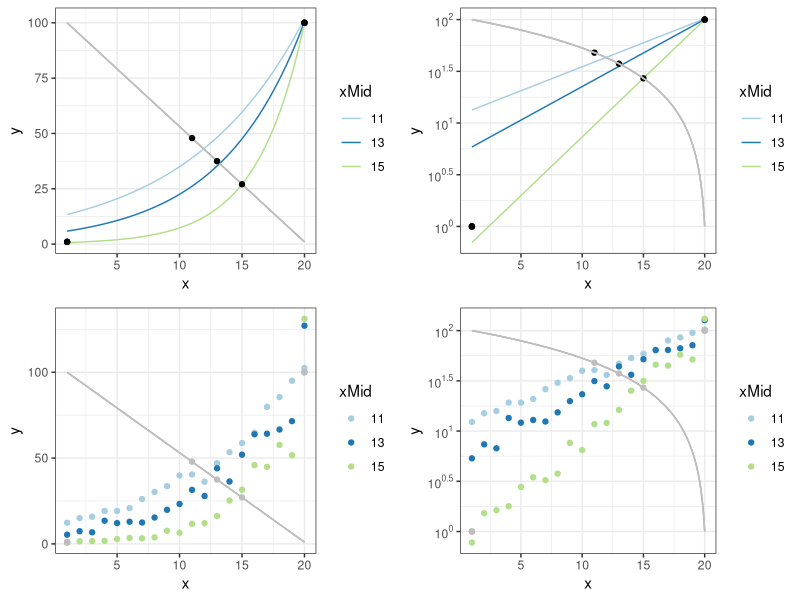
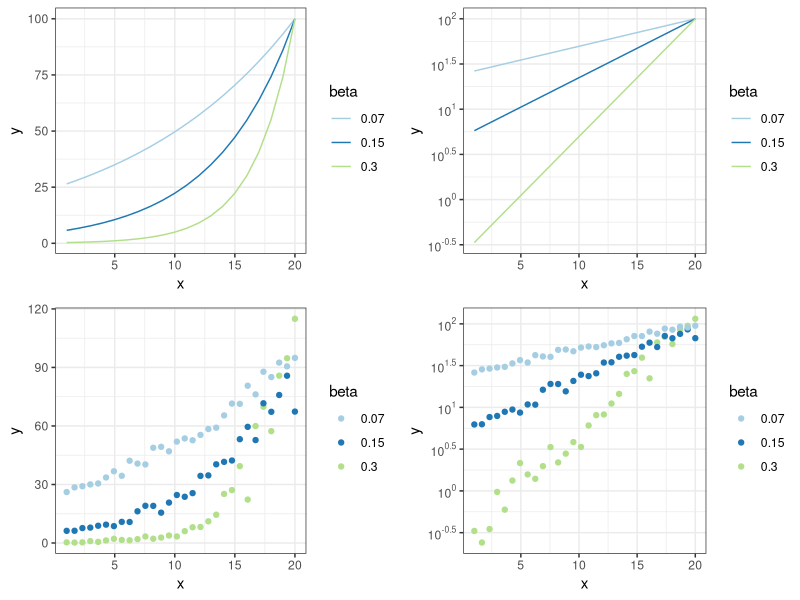
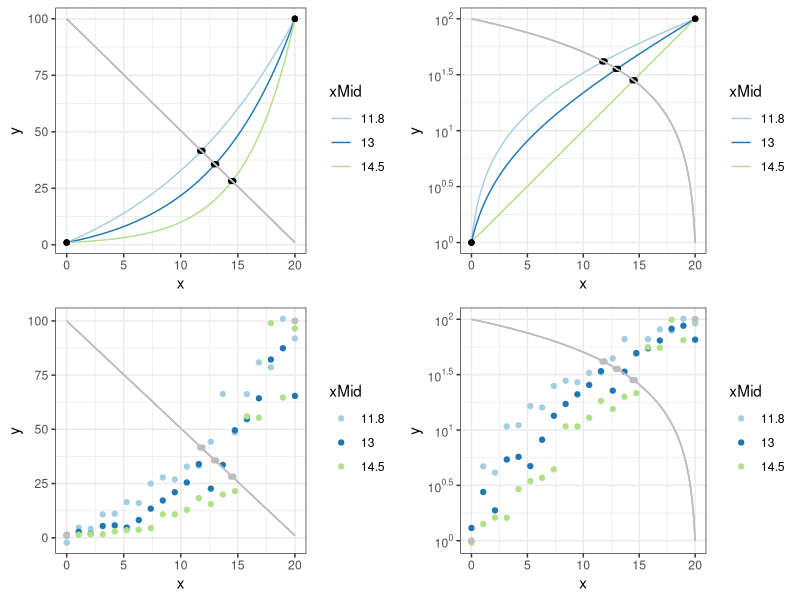
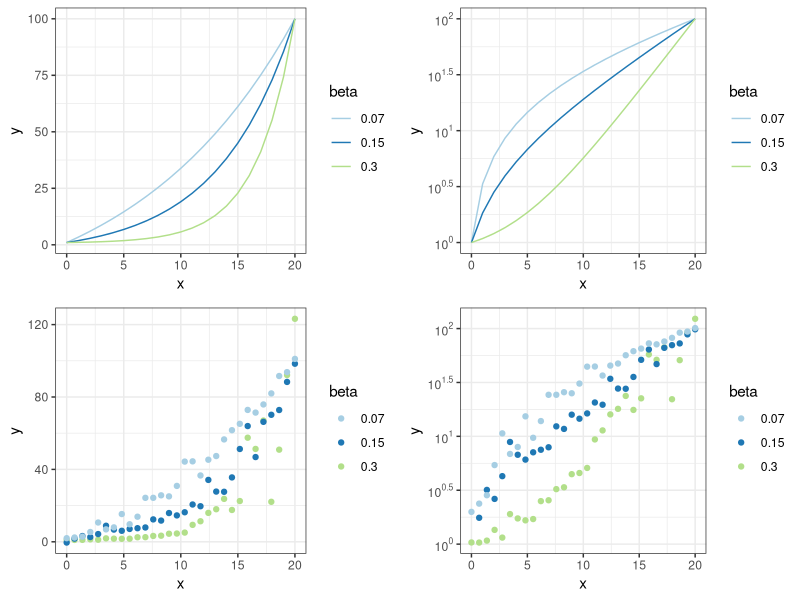

These figures' R source, in order:
## ---- chunk 1
knitr::opts_chunk$set(echo = F, message = FALSE, warning = FALSE, fig.width = 9, fig.height = 6)
library(ggplot2)
library(scales)
library(tidyverse)
library(gridExtra)
## ---- chunk 2
expSim <- function(xMid, xRange = c(1,20), yRange = c(1,100)){
  
  lineData   <- tibble(xLine = seq(xRange[1],xRange[2],0.1),
                       yLine = ((yRange[1]-yRange[2])/(xRange[2]-xRange[1]))*(xLine-xRange[1])+yRange[2])
  pointsData <- tibble(xPoint = c(xRange[1], xMid, xRange[2]),
                       yPoint = c(yRange[1], lineData$yLine[lineData$xLine == xMid], yRange[2]))
  
  
  lm.fit <- lm(log(yPoint) ~ xPoint, data = pointsData)
  alpha.0  <- exp(coef(lm.fit)[1]) %>% as.numeric()
  beta.0   <- coef(lm.fit)[2] %>% as.numeric()
  start <- list(alpha = alpha.0, beta = beta.0)
  nonlinear.fit   <- nls(yPoint ~ alpha * exp(beta * xPoint), data = pointsData, start = start)
  alpha <- coef(nonlinear.fit)[1] %>% as.numeric()
  beta <- coef(nonlinear.fit)[2] %>% as.numeric()
  
  expData <- tibble(x = seq(xRange[1],xRange[2],0.1),
                    y = alpha*exp(beta*x))
  return(list(expData = expData, lineData = lineData, pointsData = pointsData))
}

expData <- tibble(xMid = c(11, 13, 15)) %>%
  mutate(data = map(xMid, expSim)) %>%
  unnest(data) %>%
  unnest(data) %>%
  mutate(xMid = factor(xMid))

linearPlot1 <- expData %>%
  ggplot(aes(x = x, y = y, group = xMid, color = xMid)) + 
  geom_line() +
  geom_line(aes(x = xLine, y = yLine), color = "gray") +
  geom_point(aes(x = xPoint, y = yPoint), color = "black") +
  theme_bw() +
  scale_color_brewer(palette = "Paired")

logPlot1 <- expData %>%
  ggplot(aes(x = x, y = y, group = xMid, color = xMid)) + 
  geom_line() +
  geom_point(aes(x = xPoint, y = yPoint), color = "black") +
  geom_line(aes(x = xLine, y = yLine), color = "gray") +
  theme_bw() +
  scale_color_brewer(palette = "Paired") +
  scale_y_continuous(trans = "log10",
                     breaks = trans_breaks("log10", function(x) 10^x),
                     labels = trans_format("log10", math_format(10^.x)))

## ---- chunk 3
expSim <- function(xMid, sigma, N = 20, xRange = c(1,20), yRange = c(1,100)){
  
  lineData   <- tibble(xLine = seq(xRange[1],xRange[2],0.1),
                       yLine = ((yRange[1]-yRange[2])/(xRange[2]-xRange[1]))*(xLine-xRange[1])+yRange[2])
  pointsData <- tibble(xPoint = c(xRange[1], xMid, xRange[2]),
                       yPoint = c(yRange[1], lineData$yLine[lineData$xLine == xMid], yRange[2]))
  
  
  lm.fit <- lm(log(yPoint) ~ xPoint, data = pointsData)
  alpha.0  <- exp(coef(lm.fit)[1]) %>% as.numeric()
  beta.0   <- coef(lm.fit)[2] %>% as.numeric()
  start <- list(alpha = alpha.0, beta = beta.0)
  nonlinear.fit   <- nls(yPoint ~ alpha * exp(beta * xPoint), data = pointsData, start = start)
  alpha <- (coef(nonlinear.fit)[1] %>% as.numeric())/(exp((sigma^2)/2))
  beta <- coef(nonlinear.fit)[2] %>% as.numeric()
  
  expData <- tibble(x = seq(xRange[1],xRange[2], length.out = N),
                    y = alpha*exp(beta*x + rnorm(N,0,sigma)))
  return(list(expData = expData, lineData = lineData, pointsData = pointsData))
}

expData <- tibble(xMid = c(11, 13, 15),
                  sigma = c(0.07, 0.14, 0.25)) %>%
  mutate(data = map2(xMid, sigma, expSim)) %>%
  unnest(data) %>%
  unnest(data) %>%
  mutate(xMid = factor(xMid))

linearPlot1_error <- expData %>%
  ggplot(aes(x = x, y = y, group = xMid, color = xMid)) + 
  geom_point() +
  geom_line(aes(x = xLine, y = yLine), color = "gray") +
  geom_point(aes(x = xPoint, y = yPoint), color = "gray") +
  theme_bw() +
  scale_color_brewer(palette = "Paired")

logPlot1_error <- expData %>%
  ggplot(aes(x = x, y = y, group = xMid, color = xMid)) + 
  geom_point() +
  geom_point(aes(x = xPoint, y = yPoint), color = "gray") +
  geom_line(aes(x = xLine, y = yLine), color = "gray") +
  theme_bw() +
  scale_color_brewer(palette = "Paired") +
  scale_y_continuous(trans = "log10",
                     breaks = trans_breaks("log10", function(x) 10^x),
                     labels = trans_format("log10", math_format(10^.x)))
## ---- chunk 4
grid.arrange(linearPlot1, logPlot1, linearPlot1_error, logPlot1_error, ncol = 2)
## ---- chunk 5
expSim <- function(beta, xRange = c(1,20), yRange = c(1,100)){
  alpha   <- (yRange[2]/exp(beta*xRange[2]))
  expData <- tibble(x = seq(xRange[1],xRange[2],1),
                    y = alpha*exp(beta*x))
  return(expData)
}

expData <- tibble(beta = c(0.07, 0.15, 0.3)) %>%
           mutate(data = map(beta, expSim)) %>%
           unnest(data) %>%
           mutate(beta = factor(beta))

linearPlot2 <- expData %>%
  ggplot(aes(x = x, y = y, group = beta, color = beta)) + 
  geom_line() +
  theme_bw() +
  scale_color_brewer(palette = "Paired")

logPlot2 <- expData %>%
  ggplot(aes(x = x, y = y, group = beta, color = beta)) + 
  geom_line() +
  theme_bw() +
  scale_color_brewer(palette = "Paired") +
  scale_y_continuous(trans = "log10",
                     breaks = trans_breaks("log10", function(x) 10^x),
                     labels = trans_format("log10", math_format(10^.x)))
## ---- chunk 6
expSim <- function(beta, sigma, N = 30, xRange = c(1,20), yRange = c(1,100)){
  alpha <- (yRange[2]/exp(beta*xRange[2]))/(exp((sigma^2)/2))
  expData <- tibble(x = seq(xRange[1],xRange[2], length.out = N),
                    y = alpha*exp(beta*x + rnorm(N,0,sigma)))
  return(expData)
}

expData <- tibble(beta = c(0.3, 0.15, 0.07),
                  sigma = c(0.3, 0.12, 0.05)) %>%
  mutate(data = map2(beta, sigma, expSim)) %>%
  unnest(data) %>%
  mutate(beta = factor(beta))

linearPlot2_error <- expData %>%
  ggplot(aes(x = x, y = y, group = beta, color = beta)) + 
  geom_point() +
  theme_bw() +
  scale_color_brewer(palette = "Paired")

logPlot2_error <- expData %>%
  ggplot(aes(x = x, y = y, group = beta, color = beta)) + 
  geom_point() +
  theme_bw() +
  scale_color_brewer(palette = "Paired") +
  scale_y_continuous(trans = "log10",
                     breaks = trans_breaks("log10", function(x) 10^x),
                     labels = trans_format("log10", math_format(10^.x)))
## ---- chunk 7
grid.arrange(linearPlot2, logPlot2, linearPlot2_error, logPlot2_error, ncol = 2)
## ---- chunk 8
expSim <- function(xMid, xRange = c(0,20), yRange = c(1,100)){
  
  lineData   <- tibble(xLine = seq(xRange[1],xRange[2],0.1),
                       yLine = ((yRange[1]-yRange[2])/(xRange[2]-xRange[1]))*(xLine-xRange[1])+yRange[2])
  pointsData <- tibble(xPoint = c(xRange[1], (xMid-0.1), (xMid+0.1), xRange[2]),
                       yPoint = c(yRange[1], lineData$yLine[lineData$xLine == xMid], lineData$yLine[lineData$xLine == xMid], yRange[2]))
  
  
  lm.fit <- lm(log(yPoint) ~ xPoint, data = pointsData)
  alpha.0  <- exp(coef(lm.fit)[1]) %>% as.numeric()
  beta.0   <- coef(lm.fit)[2] %>% as.numeric()
  theta.0 <- min(pointsData$yPoint) * 0.5  
  start <- list(alpha = alpha.0, beta = beta.0, theta = theta.0)
  nonlinear.fit   <- nls(yPoint ~ alpha * exp(beta * xPoint) + theta , data = pointsData, start = start)
  alpha <- coef(nonlinear.fit)[1] %>% as.numeric()
  beta <- coef(nonlinear.fit)[2] %>% as.numeric()
  theta <- coef(nonlinear.fit)[3] %>% as.numeric()

  expData <- tibble(x = seq(xRange[1],xRange[2],0.1),
                    y = alpha*exp(beta*x) + theta)
  return(list(expData = expData, lineData = lineData, pointsData = pointsData))
}

expData <- tibble(xMid = c(11.8, 13, 14.5)) %>%
  mutate(data = map(xMid, expSim)) %>%
  unnest(data) %>%
  unnest(data) %>%
  mutate(xMid = factor(xMid))

linearPlot3 <- expData %>%
  ggplot(aes(x = x, y = y, group = xMid, color = xMid)) + 
  geom_line() +
  geom_point(aes(x = xPoint, y = yPoint), color = "black") +
  geom_line(aes(x = xLine, y = yLine), color = "gray") +
  theme_bw() +
  scale_color_brewer(palette = "Paired")

logPlot3 <- expData %>%
  ggplot(aes(x = x, y = y, group = xMid, color = xMid)) + 
  geom_line() +
  geom_point(aes(x = xPoint, y = yPoint), color = "black") +
  geom_line(aes(x = xLine, y = yLine), color = "gray") +
  theme_bw() +
  scale_color_brewer(palette = "Paired") +
  scale_y_continuous(trans = "log10",
                     breaks = trans_breaks("log10", function(x) 10^x),
                     labels = trans_format("log10", math_format(10^.x)))

## ---- chunk 9
expSim <- function(xMid, sigma, N = 20, xRange = c(0,20), yRange = c(1,100)){
  
  lineData   <- tibble(xLine = seq(xRange[1],xRange[2],0.1),
                       yLine = ((yRange[1]-yRange[2])/(xRange[2]-xRange[1]))*(xLine-xRange[1])+yRange[2])
  pointsData <- tibble(xPoint = c(xRange[1], (xMid-0.1), (xMid+0.1), xRange[2]),
                       yPoint = c(yRange[1], lineData$yLine[lineData$xLine == xMid], lineData$yLine[lineData$xLine == xMid], yRange[2]))
  
  
  lm.fit <- lm(log(yPoint) ~ xPoint, data = pointsData)
  alpha.0  <- exp(coef(lm.fit)[1]) %>% as.numeric()
  beta.0   <- coef(lm.fit)[2] %>% as.numeric()
  theta.0 <- min(pointsData$yPoint) * 0.5  
  start <- list(alpha = alpha.0, beta = beta.0, theta = theta.0)
  nonlinear.fit   <- nls(yPoint ~ alpha * exp(beta * xPoint) + theta , data = pointsData, start = start)
  alpha <- (coef(nonlinear.fit)[1] %>% as.numeric())/(exp((sigma^2)/2))
  beta <- coef(nonlinear.fit)[2] %>% as.numeric()
  theta <- coef(nonlinear.fit)[3] %>% as.numeric()

  expData <- tibble(x = seq(xRange[1],xRange[2], length.out = N),
                    y = alpha*exp(beta*x + rnorm(N,0,sigma)) + theta)
  return(list(expData = expData, lineData = lineData, pointsData = pointsData))
}

expData <- tibble(xMid = c(11.8, 13, 14.5),
                  sigma = c(0.07, 0.14, 0.25)) %>%
  mutate(data = map2(xMid, sigma, expSim)) %>%
  unnest(data) %>%
  unnest(data) %>%
  mutate(xMid = factor(xMid))

linearPlot3_error <- expData %>%
  ggplot(aes(x = x, y = y, group = xMid, color = xMid)) + 
  geom_point() +
  geom_point(aes(x = xPoint, y = yPoint), color = "gray") +
  geom_line(aes(x = xLine, y = yLine), color = "gray") +
  theme_bw() +
  scale_color_brewer(palette = "Paired")

logPlot3_error <- expData %>%
  ggplot(aes(x = x, y = y, group = xMid, color = xMid)) + 
  geom_point() +
  geom_point(aes(x = xPoint, y = yPoint), color = "gray") +
  geom_line(aes(x = xLine, y = yLine), color = "gray") +
  theme_bw() +
  scale_color_brewer(palette = "Paired") +
  scale_y_continuous(trans = "log10",
                     breaks = trans_breaks("log10", function(x) 10^x),
                     labels = trans_format("log10", math_format(10^.x)))
## ---- chunk 10
grid.arrange(linearPlot3, logPlot3, linearPlot3_error, logPlot3_error, ncol = 2)
## ---- chunk 11
expSim <- function(beta, xRange = c(0,20), yRange = c(1,100)){
  theta <- (yRange[2]-yRange[1]*(exp(beta*(xRange[2]-xRange[1]))))/(1-exp(beta*xRange[2]))
  alpha <- (yRange[1]-theta)/(exp(beta*xRange[1]))
  expData <- tibble(x = seq(xRange[1],xRange[2],1),
                    y = alpha*exp(beta*x)+theta)
  return(expData)
}

expData <- tibble(beta = c(0.07, 0.15, 0.3)) %>%
  mutate(data = map(beta, expSim)) %>%
  unnest(data) %>%
  mutate(beta = factor(beta))

linearPlot4 <- expData %>%
  ggplot(aes(x = x, y = y, group = beta, color = beta)) + 
  geom_line() +
  theme_bw() +
  scale_color_brewer(palette = "Paired")

logPlot4 <- expData %>%
  ggplot(aes(x = x, y = y, group = beta, color = beta)) + 
  geom_line() +
  theme_bw() +
  scale_color_brewer(palette = "Paired") +
  scale_y_continuous(trans = "log10",
                     breaks = trans_breaks("log10", function(x) 10^x),
                     labels = trans_format("log10", math_format(10^.x)))
## ---- chunk 12
expSim <- function(beta, sigma, N = 30, xRange = c(0,20), yRange = c(1,100)){
  theta <- (yRange[2]-yRange[1]*(exp(beta*(xRange[2]-xRange[1]))))/(1-exp(beta*xRange[2]+sigma^2/2))
  alpha <- (yRange[1]-theta)/(exp(beta*xRange[1]+sigma^2/2))
  expData <- tibble(x = seq(xRange[1],xRange[2], length.out = N),
                    y = alpha*exp(beta*x + rnorm(N,0,sigma)) + theta)
  return(expData)
}

expData <- tibble(difficulty = c("Easy", "Medium", "Hard"),
                  beta = c(0.3, 0.15, 0.07),
                  sigma = c(0.3, 0.12, 0.05)) %>%
  mutate(data = map2(beta, sigma, expSim)) %>%
  unnest(data) %>%
  mutate(beta  = factor(beta),
         sigma = factor(sigma))

linearPlot4_error <- expData %>%
  ggplot(aes(x = x, y = y, group = beta, color = beta)) + 
  geom_point() +
  theme_bw() +
  scale_color_brewer(palette = "Paired")

logPlot4_error <- expData %>%
  ggplot(aes(x = x, y = y, group = beta, color = beta)) + 
  geom_point() +
  theme_bw() +
  scale_color_brewer(palette = "Paired") +
  scale_y_continuous(trans = "log10",
                     breaks = trans_breaks("log10", function(x) 10^x),
                     labels = trans_format("log10", math_format(10^.x)))
## ---- chunk 13
grid.arrange(linearPlot4, logPlot4, linearPlot4_error, logPlot4_error, ncol = 2)
